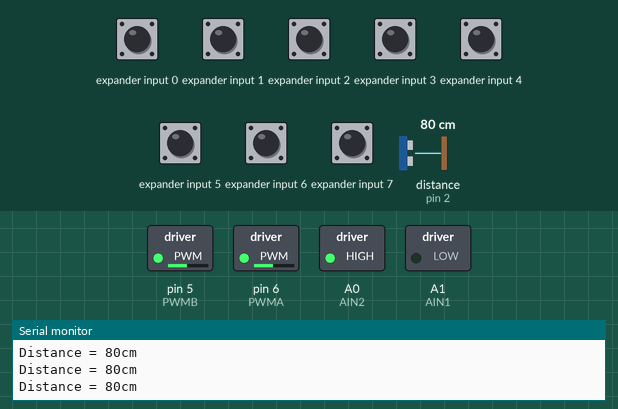
Simulated run of this sketch. Board: Arduino Uno, built with avr-gcc and run on an emulated ATmega328P. Parts: switched loads named in the sketch (green lamp = pin HIGH), the last lines printed to the serial monitor. Wiring (inferred from the names in the program): ultrasonic range finder: trigger pin 3; echo pin 2; PCF8574 port expander at I2C address 0x20. Inputs (shaded band) come from the test bench; at power-on: expander input 0–7 HIGH, distance to the obstacle (sensor on pin 2) 80 cm. The echo pulse lasts 58.3 µs per cm; pins used as bus, display or sensor lines are not drawn.

Above: at 1.2 s.
1.3 s: distance to the obstacle (sensor on pin 2) set to 17 cm
2.8 s: distance to the obstacle (sensor on pin 2) set to 13 cm
At 2.91 s:
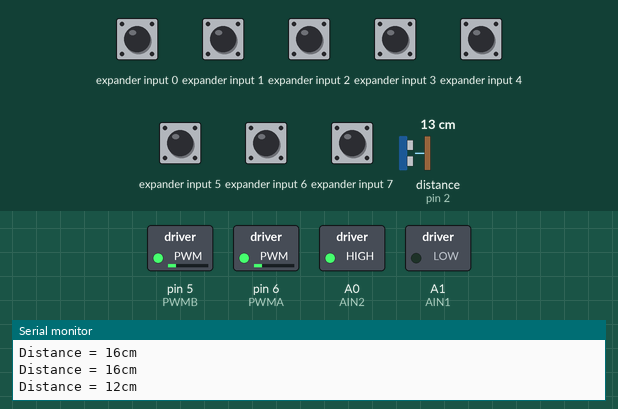
5.8 s: distance to the obstacle (sensor on pin 2) set to 18 cm
At 6.8 s:
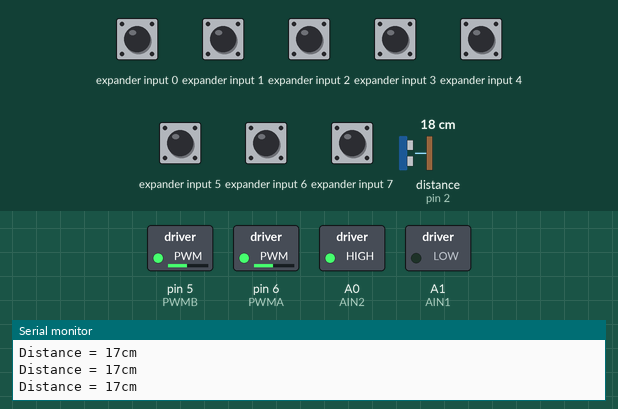
7.3 s: expander input 6 pulled LOW for 0.15 s
At 7.4 s:
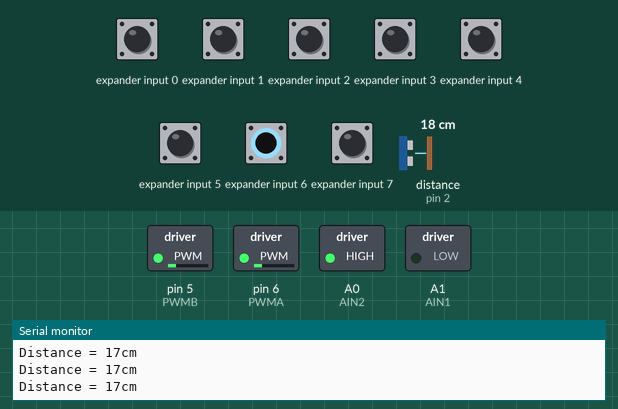
9.0 s: expander input 7 pulled LOW for 1 s
At 11.0 s:
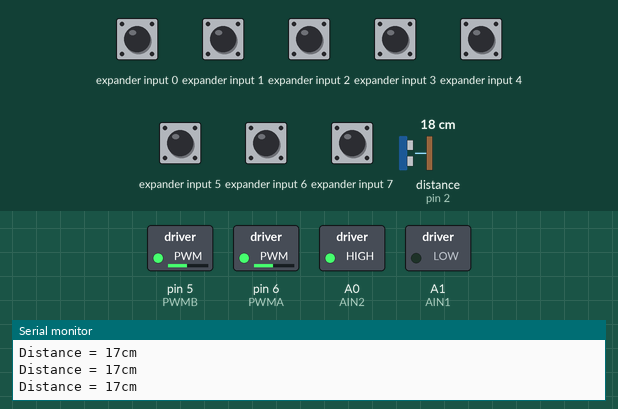
Timing chart, 0 to 12.5 s (numbered marks = the images above; inputs shaded):
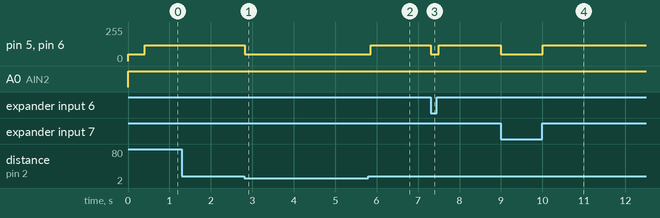

The sketch:

Ultrasionc-Infrared-Obstacle-Avoidance.ino
```cpp
/* WaveShare ARPICAR Run Forward/Backward/Left/Right Test

   ARPICAR run forward,backward,left right and so on..

   Created 25th June 2016
           by Xinwu Lin

   CN: http://www.waveshare.net/
   EN: http://www.waveshare.com/
*/
#include <Wire.h>

#define PWMA   6           //Left Motor Speed pin (ENA)
#define AIN2   A0          //Motor-L forward (IN2).
#define AIN1   A1          //Motor-L backward (IN1)
#define PWMB   5           //Right Motor Speed pin (ENB)
#define BIN1   A2          //Motor-R forward (IN3)
#define BIN2   A3          //Motor-R backward (IN4)
#define ECHO   2
#define TRIG   3

#define Addr  0x20

int Distance = 0;
int Speed = 120;
byte value;
unsigned long lasttime = 0;
void PCF8574Write(byte data);
byte PCF8574Read();
int Distance_test();
void forward();
void backward();
void right();
void left();
void stop();

void setup()
{
  Serial.begin(115200);
  Wire.begin();
  Serial.println("Ultrasionc infrared Obstacle Avoidance example");
  pinMode(ECHO, INPUT);    // Define the ultrasonic echo input pin
  pinMode(TRIG, OUTPUT);   // Define the ultrasonic trigger input pin
  pinMode(PWMA,OUTPUT);
  pinMode(AIN2,OUTPUT);
  pinMode(AIN1,OUTPUT);
  pinMode(PWMB,OUTPUT);
  pinMode(AIN1,OUTPUT);
  pinMode(AIN2,OUTPUT);
  analogWrite(PWMA,Speed);
  analogWrite(PWMB,Speed);
  stop();
}

void loop()
{
  if(millis() - lasttime >200){
    lasttime = millis();
    Distance = Distance_test();                 //display distance
    Serial.print("Distance = ");            //print distance
    Serial.print(Distance);
    Serial.println("cm");
  }
  PCF8574Write(0xC0 | PCF8574Read());   //set Pin High
  value = PCF8574Read() | 0x3F;         //read Pin
  if((Distance < 15) || (value != 0xFF))      //Ultrasonic range ranging 2cm to 400cm
  {
    right();
    //left();
    delay(200);
    stop();
  }
  else
  {
    forward();
  }
}

int Distance_test()         // Measure the distance
{
  digitalWrite(TRIG, LOW);   // set trig pin low 2μs
  delayMicroseconds(2);
  digitalWrite(TRIG, HIGH);  // set trig pin 10μs , at last 10us
  delayMicroseconds(10);
  digitalWrite(TRIG, LOW);    // set trig pin low
  float Fdistance = pulseIn(ECHO, HIGH);  // Read echo pin high level time(us)
  Fdistance= Fdistance/58;       //Y m=（X s*344）/2
  // X s=（ 2*Y m）/344 ==》X s=0.0058*Y m ==》cm = us /58
  return (int)Fdistance;
}

void PCF8574Write(byte data)
{
  Wire.beginTransmission(Addr);
  Wire.write(data);
  Wire.endTransmission();
}

byte PCF8574Read()
{
  int data = -1;
  Wire.requestFrom(Addr, 1);
  if(Wire.available()) {
    data = Wire.read();
  }
  return data;
}

void forward()
{
  analogWrite(PWMA,Speed);
  analogWrite(PWMB,Speed);
  digitalWrite(AIN1,LOW);
  digitalWrite(AIN2,HIGH);
  digitalWrite(BIN1,LOW);
  digitalWrite(BIN2,HIGH);
}

void backward()
{
  analogWrite(PWMA,Speed);
  analogWrite(PWMB,Speed);
  digitalWrite(AIN1,HIGH);
  digitalWrite(AIN2,LOW);
  digitalWrite(BIN1,HIGH);
  digitalWrite(BIN2,LOW);
}

void right()
{
  analogWrite(PWMA,50);
  analogWrite(PWMB,50);
  digitalWrite(AIN1,LOW);
  digitalWrite(AIN2,HIGH);
  digitalWrite(BIN1,HIGH);
  digitalWrite(BIN2,LOW);
}

void left()
{
  analogWrite(PWMA,50);
  analogWrite(PWMB,50);
  digitalWrite(AIN1,HIGH);
  digitalWrite(AIN2,LOW);
  digitalWrite(BIN1,LOW);
  digitalWrite(BIN2,HIGH);
}

void stop()
{
  analogWrite(PWMA,0);
  analogWrite(PWMB,0);
  digitalWrite(AIN1,LOW);
  digitalWrite(AIN2,LOW);
  digitalWrite(BIN1,LOW);
  digitalWrite(BIN2,LOW);
}
```

Measured:
- the behaviour switches between 16 and 15 cm on distance to the obstacle (sensor on pin 2) (found by bisection; images 0 and 1)
- after the input at 2.8 s, pin 5 (PWMB), pin 6 (PWMA): 120/255 → 50/255 at once
- after the input at 5.8 s, pin 5 (PWMB), pin 6 (PWMA): 50/255 → 120/255 after 0.05 s
- after the input at 7.3 s, pin 5 (PWMB), pin 6 (PWMA): 120/255 → 50/255 at once, → 120/255 0.20 s later
- after the input at 9.0 s, pin 5 (PWMB), pin 6 (PWMA): 120/255 → 50/255 at once, → 120/255 1.0 s later
